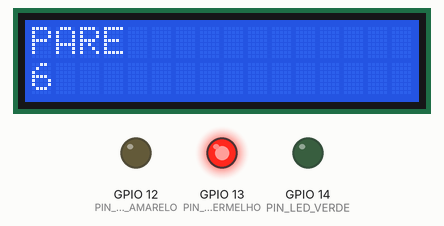
Recording of a sketch running on a simulated ESP32. Shown: 16×2 character LCD, output pins drawn as LEDs (lit = HIGH).

Above: at 0.1 s.
At 1.1 s:
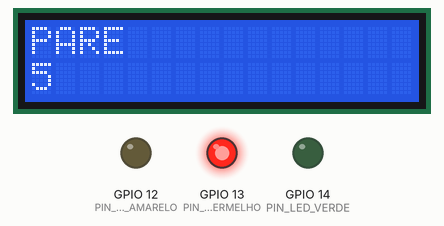
At 2.1 s:
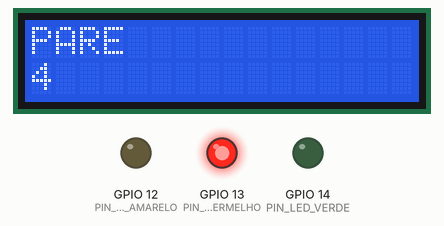
At 3.1 s:
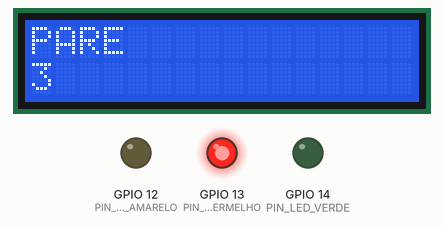
At 6.1 s:
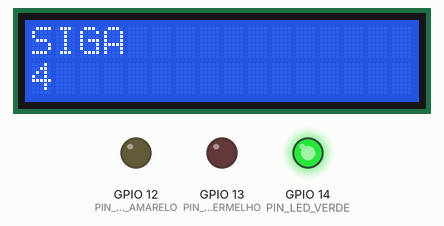
At 11.1 s:
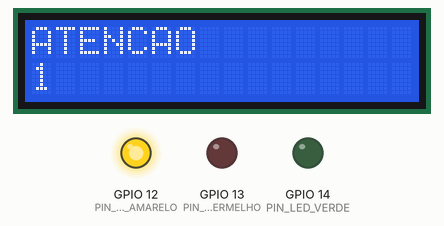
Timing chart, 0 to 37.6 s (numbered marks = the images above):
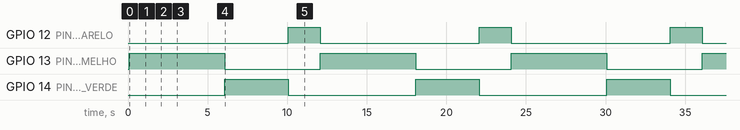

The sketch:

sketch.ino
```cpp
#include <Wire.h>
#include <LiquidCrystal_I2C.h>

#include "config.h"
#include "LuzSemaforo.h"

// Inicialização do display LCD I2C
LiquidCrystal_I2C lcd(0x27, 16, 2);

// Criação dos objetos que representam cada luz do semáforo
LuzSemaforo luzVerde(PIN_LED_VERDE);
LuzSemaforo luzAmarela(PIN_LED_AMARELO);
LuzSemaforo luzVermelha(PIN_LED_VERMELHO);

// Enumeração dos possíveis estados do semáforo
enum EstadoSemaforo {
  VERDE,
  AMARELO,
  VERMELHO
};

// Variáveis globais de controle
EstadoSemaforo estadoAtual;
unsigned long momentoInicio;
int ultimoSegundoMostrado;

void setup() {
  // Inicialização do display LCD
  lcd.init();
  lcd.backlight();

  // Inicialização de todas as luzes do semáforo
  luzVerde.init();
  luzAmarela.init();
  luzVermelha.init();

  // Configuração do estado inicial como vermelho
  estadoAtual = VERMELHO;
  luzVermelha.ligar();
  momentoInicio = millis();
  ultimoSegundoMostrado = -1;
  mostrarMensagem(obterMensagemEstado(estadoAtual), String(obterDuracaoEstado(VERMELHO)/1000));
}

void loop() {
  unsigned long momentoAtual = millis();
  unsigned long duracaoPermitida = obterDuracaoEstado(estadoAtual);

  // Verificação se é hora de mudar de estado
  if (momentoAtual - momentoInicio >= duracaoPermitida) {

    // Transição para o próximo estado baseado no estado atual
    switch (estadoAtual) {
      case VERDE:
        mudarParaProximoEstado(luzVerde, luzAmarela, AMARELO);
      break;

      case AMARELO:
        mudarParaProximoEstado(luzAmarela, luzVermelha, VERMELHO);
      break;

      case VERMELHO:
        mudarParaProximoEstado(luzVermelha, luzVerde, VERDE);
      break;
    }

    // Atualização da duração após mudança de estado
    duracaoPermitida = obterDuracaoEstado(estadoAtual);
  }

  // Cálculo do tempo restante para exibição no display
  unsigned long tempoRestante = duracaoPermitida - (momentoAtual - momentoInicio);
  int segundosRestantes = (tempoRestante + 999) / 1000;

  // Atualização do display apenas quando o segundo muda
  if (segundosRestantes != ultimoSegundoMostrado) {
    mostrarMensagem(obterMensagemEstado(estadoAtual), String(segundosRestantes));
    ultimoSegundoMostrado = segundosRestantes;
  }
}

// Função para exibir mensagem no display LCD
void mostrarMensagem(String linha1, String linha2) {
  lcd.clear();
  lcd.setCursor(0, 0);
  lcd.print(linha1);
  lcd.setCursor(0, 1);
  lcd.print(linha2);
}

// Função que retorna a duração de cada estado em milissegundos
unsigned long obterDuracaoEstado(EstadoSemaforo estado) {
  switch (estado) {
    case VERMELHO:
      return DURACAO_VERMELHO;
    case VERDE:
      return DURACAO_VERDE;
    case AMARELO:
      return DURACAO_AMARELO;
  }
}

// Função que retorna a mensagem a ser exibida para cada estado
String obterMensagemEstado(EstadoSemaforo estado) {
  switch (estado) {
    case VERMELHO:
      return "PARE";
    case VERDE:
      return "SIGA";
    case AMARELO:
      return "ATENCAO";
  }
}

// Função que realiza a transição entre estados do semáforo
void mudarParaProximoEstado(LuzSemaforo& luzAtual, LuzSemaforo& proximaLuz, EstadoSemaforo proximoEstado) {
  luzAtual.desligar();
  estadoAtual = proximoEstado;

  proximaLuz.ligar();
  momentoInicio = millis();

  ultimoSegundoMostrado = -1;
}
```

LuzSemaforo.cpp
```cpp
#include "LuzSemaforo.h"

// Construtor que inicializa o pino
LuzSemaforo::LuzSemaforo(int pinNumber) : pin(pinNumber) {}

// Configura o pino como saída e garante que começa desligado
void LuzSemaforo::init() {
  pinMode(pin, OUTPUT);
  desligar();
}

// Acende o LED colocando o pino em HIGH
void LuzSemaforo::ligar() {
  digitalWrite(pin, HIGH);
}

// Apaga o LED colocando o pino em LOW
void LuzSemaforo::desligar() {
  digitalWrite(pin, LOW);
}

// Verifica se o LED está ligado lendo o estado do pino
bool LuzSemaforo::estaLigada() {
  return digitalRead(pin) == HIGH;
}
```

LuzSemaforo.h
```cpp
#ifndef LUZSEMAFORO_H
#define LUZSEMAFORO_H

#include <Arduino.h>

// Classe que representa uma luz individual do semáforo
class LuzSemaforo {
  private:
    int pin; // Pino GPIO conectado ao LED

  public:
    // Construtor que recebe o número do pino
    LuzSemaforo(int pinNumber);

    // Inicializa o pino como saída
    void init();

    // Liga o LED
    void ligar();

    // Desliga o LED
    void desligar();

    // Retorna se o LED está ligado
    bool estaLigada();
};

#endif
```

config.h
```cpp
#ifndef CONFIG_H
#define CONFIG_H

// Durações de cada estado do semáforo em milissegundos
#define DURACAO_VERDE 4000
#define DURACAO_AMARELO 2000
#define DURACAO_VERMELHO 6000

// Pinagem dos LEDs no ESP32
#define PIN_LED_VERDE 14
#define PIN_LED_AMARELO 12
#define PIN_LED_VERMELHO 13

#endif
```

Measured:
- by itself, GPIO 12 (PIN_LED_AMARELO): alternates HIGH for 2.0 s and LOW for 10.0 s
- by itself, GPIO 13 (PIN_LED_VERMELHO): alternates HIGH for 6.0 s and LOW for 6.0 s
- by itself, GPIO 14 (PIN_LED_VERDE): alternates HIGH for 4.0 s and LOW for 8.0 s
- what the display in image 1 shows lasts 1.0 s, from 1.1 s to 2.1 s
